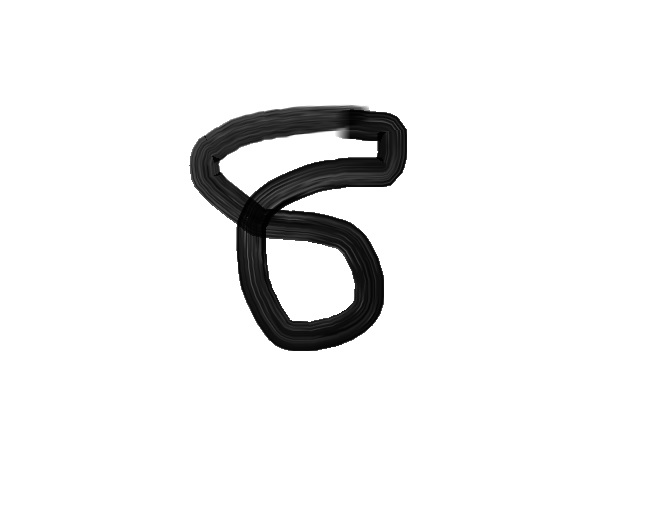
#> input picture Eight.jpeg, 662 x 523 px
$ python Digit_Recognition.py   (older library calls are emulated)
#> lines starting #> are read from the running program, lines starting #| are printed output that depends on the picture
import warnings
warnings.filterwarnings(action="ignore")

import matplotlib.pyplot as plt
from sklearn import datasets, svm
from sklearn.metrics import accuracy_score

digits = datasets.load_digits()
print("digits : ", digits.keys())
print("digits.target---- : ", digits.target)
images_and_labels = list(zip(digits.images, digits.target))
print("len(images_and_labels) ",len(images_and_labels))

for index, [image,label] in enumerate(images_and_labels[:5]):
    print("index : ", index, "image : \n", image, "  label : ", label)
    plt.subplot(2, 5, index+1)
    plt.axis('on')
    plt.imshow(image , cmap=plt.cm.gray_r, interpolation='nearest')
    plt.title('Training: %i ' % label)

plt.show()
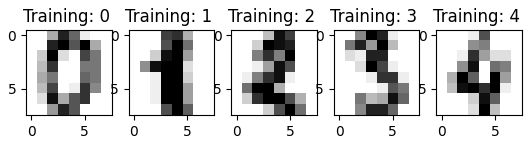
#> figure drawn by matplotlib, 5 panels

n_samples = len(digits.images)
print("n_samples : ", n_samples)
imageData = digits.images.reshape((n_samples, -1))
print("After Reshaped: len(imageData[0]) : ", len(imageData[0]))

classifier = svm.SVC(gamma=0.001)
classifier.fit(imageData[: n_samples//2],digits.target[:n_samples//2])
expected = digits.target[n_samples // 2:]

predicted = classifier.predict(imageData[n_samples//2:])
images_and_predictions = list(zip(digits.images[n_samples//2:], predicted))
for index, [image, prediction] in enumerate(images_and_predictions[:5]):
    plt.subplot(2, 5, index + 6)
    plt.axis('on')
    plt.imshow(image, cmap=plt.cm.gray_r, interpolation='nearest')
    plt.title('Prediction: %i' % prediction)

print("Original Values: ", digits.target[n_samples//2:(n_samples//2)+5])
print("Accuracy: ", accuracy_score(expected, predicted)*100)


from scipy.misc import imread,imresize, bytescale
img = imread("Eight.jpeg")
#> img is the input picture: shape (523, 662, 3); min 0, max 255, mean 239.3
img = imresize(img,(8,8))

classifier = svm.SVC(gamma=0.001)
classifier.fit(imageData[:], digits.target[:])

img = img.astype(digits.images.dtype)
img = bytescale(img, high=16.0, low=0)

print(" img.shape : ", img.shape)
#|  img.shape :  (8, 8, 3)
print("\n", img)
#> (printed output is left out)

x_testData = []

for c in img:
    for r in c:
        x_testData.append(sum(r)/3.0)
#> this loop made 8 passes
#> after the loop, x_testData = 64 values, max 16 at index 0, min 0 at index 27, mean 14.16

print("x_testData : \n", x_testData)
#> (printed output is left out)

print("len(x_testData) :", len(x_testData))
#| len(x_testData) : 64

x_testData = [x_testData]
print("len(x_testData) : ", len(x_testData))
#| len(x_testData) :  1

print("Machine Output = ",classifier.predict(x_testData))
#| Machine Output =  [1]

print("Accuracy: ", accuracy_score(expected, predicted)*100)

plt.show()
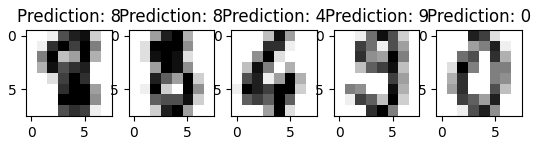
#> figure drawn by matplotlib, 5 panels
